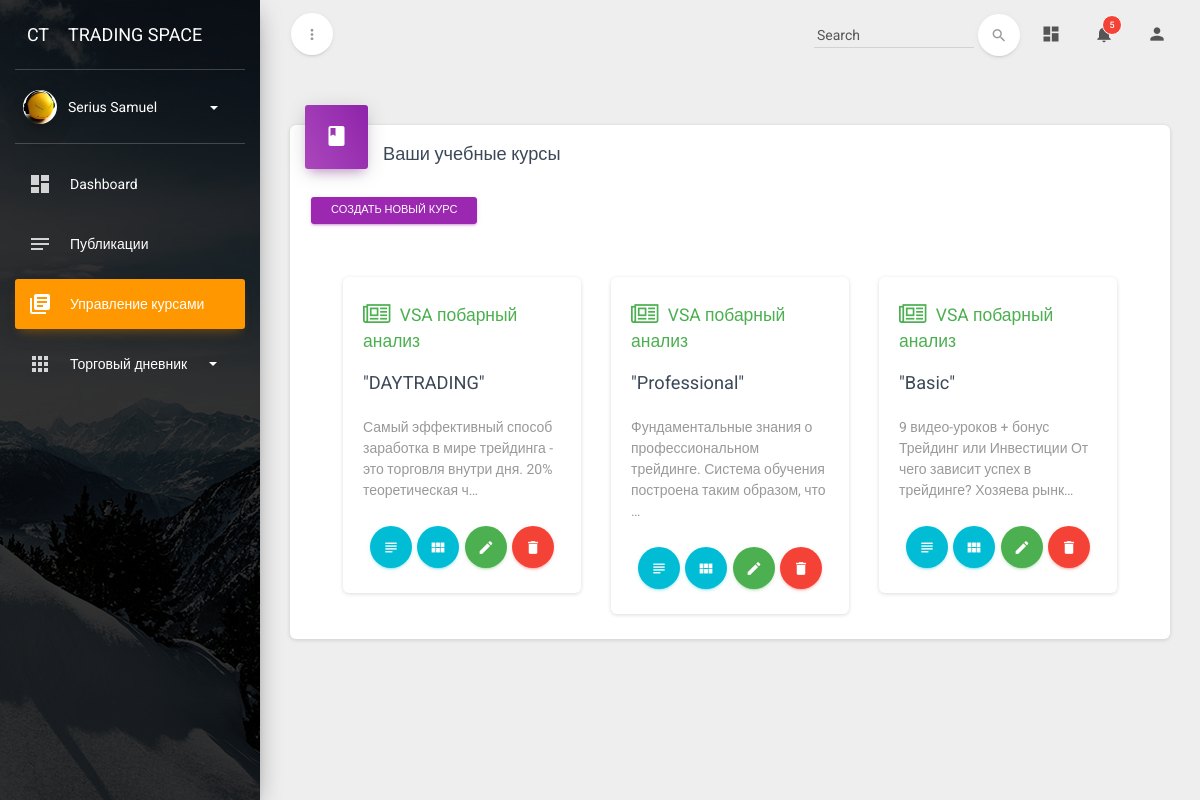
The page /course/mine/ (signed in) on the database its author committed.
### profiles/models.py (models this page shows, shortened)
class Profile(models.Model):
    user = models.OneToOneField(User, on_delete=models.CASCADE)
    image = models.ImageField(default='default.png', upload_to='profiles_img', verbose_name='Изображение профиля')
    description = models.CharField(max_length=150, default='Пользователь ресурса', blank=True, verbose_name='О себе')
    categiry_learn = models.ForeignKey(CategoryLearnGroup, on_delete=models.SET_NULL, null=True, blank=True,
                                       verbose_name='Группа обучения')
    class Meta:
        verbose_name = 'Профиль пользователя'
        verbose_name_plural = 'Профили пользователей'

### courses/models.py (models this page shows, shortened)
class Course(models.Model):
    owner = models.ForeignKey(User,
                              related_name='courses_created',
                              on_delete=models.CASCADE)
    subject = models.ForeignKey(Subject,
                                related_name='courses',
                                on_delete=models.CASCADE)
    title = models.CharField(max_length=200)
    slug = models.SlugField(max_length=200, unique=True)
    overview = models.TextField()
    created = models.DateTimeField(auto_now_add=True)
    students = models.ManyToManyField(User, related_name='courses_joined', blank=True)
    class Meta:
        verbose_name = 'Курс'
        verbose_name_plural = 'Курсы'
        ordering = ['-created']

class Subject(models.Model):
    title = models.CharField(max_length=200)
    slug = models.SlugField(max_length=200, unique=True)
    class Meta:
        ordering = ['title']
        verbose_name = 'Предмет'
        verbose_name_plural = 'Предметы'
    def __str__(self):
        return self.title

### courses/views.py (the view)
# urls.py: path('mine/', views.ManageCourseListView.as_view(), name='manage_course_list'),
class ManageCourseListView(OwnerCourseMixin, ListView):
    template_name = 'courses/manage/course_list.html'

### courses/views.py (called while the page is built)
    def get_queryset(self):
        qs = super(OwnerMixin, self).get_queryset()
        return qs.filter(owner=self.request.user)

### diary/models.py (called while the page is built)
    def get_absolute_url(self):
        return reverse('diary_cat_detail', kwargs={'cat_pk': self.pk})

### diary/templatetags/diary_tags.py (called while the page is built)
@register.simple_tag(takes_context=True)
def get_categories(context):
    user = context['user']
    return DiaryCategory.objects.filter(author=user)

### templates/courses/manage/course_list.html (shortened to what this page needs)
{% extends "base_profile.html" %}
{% block content %}
    <div class="content">
        <div class="container-fluid">
            <div class="row">
                <div class="col-md-12">
                    <div class="card">
                        <div class="card-header card-header-icon" data-background-color="purple">
                            <i class="material-icons">book</i>
                        </div>
                        <div class="card-content">
                            <h4 class="card-title">Ваши учебные курсы</h4>
                            <a class="btn btn-primary btn-sm" href="{% url "course_create" %}">Создать новый
                                курс</a>
                            <div class="card-body">
                                {% for course in object_list %}
                                    <div class="col-md-6 col-lg-4">
                                        <div class="rotating-card-container manual-flip">
                                            <div class="card card-rotate">
                                                <div class="front">
                                                    <div class="card-content">
                                                        <h5 class="category-social text-success">
                                                            <i class="fa fa-newspaper-o"></i> {{ course.subject }}
                                                        </h5>
                                                        <h4 class="card-title">
                                                            "{{ course.title }}"
                                                        </h4>
                                                        <p class="card-description">
                                                            {{ course.overview |truncatechars:100 }}
                                                        </p>
                                                        <div class="footer text-center">
                                                            <a href="{% url "course_module_update" course.id %}"
                                                               class="btn btn-info btn-just-icon btn-fill btn-round btn-tooltip"
                                                               data-toggle="tooltip"
                                                               data-placement="top"
                                                               title="Модули курса"
                                                               data-container="body">
                                                                <i class="material-icons">subject</i>
                                                            </a>
                                                            {% if course.modules.count > 0 %}
                                                                <a href="{% url "module_content_list" course.modules.first.id %}"
                                                                   class="btn btn-info btn-just-icon btn-fill btn-round btn-tooltip"
                                                                   data-toggle="tooltip"
                                                                   data-placement="top"
                                                                   title="Управление контентом"
                                                                   data-container="body">
                                                                    <i class="material-icons">view_module</i>
                                                                </a>
                                                            {% endif %}
                                                            <a href="{% url "course_edit" course.id %}"
                                                               class="btn btn-success btn-just-icon btn-fill btn-round btn-wd btn-tooltip"
                                                               data-toggle="tooltip"
                                                               data-placement="top"
                                                               title="Редактировать курс"
                                                               data-container="body">
                                                                <i class="material-icons">mode_edit</i>
                                                            </a>
                                                            <a href="{% url "course_delete" course.id %}"
                                                               class="btn btn-danger btn-just-icon btn-fill btn-round btn-tooltip"
                                                               data-toggle="tooltip"
                                                               data-placement="top"
                                                               title="Удалить курс"
                                                               data-container="body">
                                                                <i class="material-icons">delete</i>
                                                            </a>
                                                        </div>
                                                    </div>
                                                </div>
                                            </div>
                                        </div>
                                    </div>
                                {% empty %}
                                    <h4>Вы еще не создали ни одного курса</h4>
                                {% endfor %}
                            </div>
                        </div>
                    </div>
                </div>
            </div>
        </div>
    </div>
{% endblock %}

### templates/base_profile.html (shortened to what this page needs)
<!doctype html>
{% load static %}
{% load diary_tags %}
<html lang="en">
<head>
    <link href="{% static 'assets/css/bootstrap.min.css' %}" rel="stylesheet"/>
    <link href="{% static 'assets/css/material-dashboard.css' %}" rel="stylesheet"/>
    <link href="https://maxcdn.bootstrapcdn.com/font-awesome/latest/css/font-awesome.min.css" rel="stylesheet">
</head>
<body>
<div class="wrapper">
    <div class="sidebar" data-active-color="orange" data-background-color="black"
         data-image="{% static 'assets/img/sidebar-1.jpg' %}">
        <div class="logo">
            <a href="{% url 'index' %}" class="simple-text logo-mini">
                CT
            </a>
            <a href="{% url 'index' %}" class="simple-text logo-normal">
                Trading Space
            </a>
        </div>
        <div class="sidebar-wrapper">
            <div class="user">
                <div class="photo">
                    <img src="{{ user.profile.image.url }}"/>
                </div>
                <div class="info">
                    <a data-toggle="collapse" href="#collapseExample" class="collapsed">
                    <span>
                         {{ user.get_full_name }}
                        <b class="caret"></b>
                    </span>
                    </a>
                </div>
            </div>
            <ul class="nav">
                <li>
                    <a href="{% url 'dashboard' %}">
                        <i class="material-icons">dashboard</i>
                        <p> Dashboard </p>
                    </a>
                </li>
                <li>
                    <a href="{% url 'user_all_post' %}">
                        <i class="material-icons">notes</i>
                        <p> Публикации </p>
                    </a>
                </li>
                {% if perms.Instructors %}
                    <li>
                        <a href="{% url 'manage_course_list' %}">
                            <i class="material-icons">library_books</i>
                            <p> Управление курсами</p>
                        </a>
                    </li>
                {% endif %}
                {% get_categories as categories %}
                {% if categories.count > 0 %}
                    <li>
                        <a data-toggle="collapse" href="#componentsExamples">
                            <i class="material-icons">apps</i>
                            <p> Торговый дневник
                                <b class="caret"></b>
                            </p>
                        </a>
                    </li>
                {% endif %}
            </ul>
        </div>
    </div>
    <div class="main-panel">
        <nav class="navbar navbar-transparent navbar-absolute">
            <div class="container-fluid">
                <div class="navbar-minimize">
                    <button id="minimizeSidebar" class="btn btn-round btn-white btn-fill btn-just-icon">
                        <i class="material-icons visible-on-sidebar-regular">more_vert</i>
                    </button>
                </div>
                <div class="navbar-header">
                    <a class="navbar-brand" href="#"> </a>
                </div>
                <div class="collapse navbar-collapse">
                    <ul class="nav navbar-nav navbar-right">
                        <li>
                            <a href="#pablo" class="dropdown-toggle" data-toggle="dropdown">
                                <i class="material-icons">dashboard</i>
                            </a>
                        </li>
                        <li class="dropdown">
                            <a href="#" class="dropdown-toggle" data-toggle="dropdown">
                                <i class="material-icons">notifications</i>
                                <span class="notification">5</span>
                            </a>
                        </li>
                        <li class="dropdown">
                            <a href="#pablo" class="dropdown-toggle" data-toggle="dropdown">
                                <i class="material-icons">person</i>
                            </a>
                        </li>
                    </ul>
                    <form class="navbar-form navbar-right" role="search">
                        <div class="form-group form-search is-empty">
                            <input type="text" class="form-control" placeholder=" Search ">
                        </div>
                        <button type="submit" class="btn btn-white btn-round btn-just-icon">
                            <i class="material-icons">search</i>
                            <div class="ripple-container"></div>
                        </button>
                    </form>
                </div>
            </div>
        </nav>
        {% block content %}
        {% endblock %}
    </div>
</div>
</body>
</html>

### rows shown on the page
Course: subject "VSA побарный анализ", title "DAYTRADING", overview "Самый эффективный способ заработка в мире трейдинга - это торговля внутри дня. 20% теоретическая ч…"
Course: subject "VSA побарный анализ", title "Professional", overview "Фундаментальные знания о профессиональном трейдинге. Система обучения построена таким образом, что …"
Course: subject "VSA побарный анализ", title "Basic", overview "9 видео-уроков + бонус Трейдинг или Инвестиции От чего зависит успех в трейдинге? Хозяева рынк…"

### other values the page prints
{{ user.get_full_name }} "Serius Samuel"
